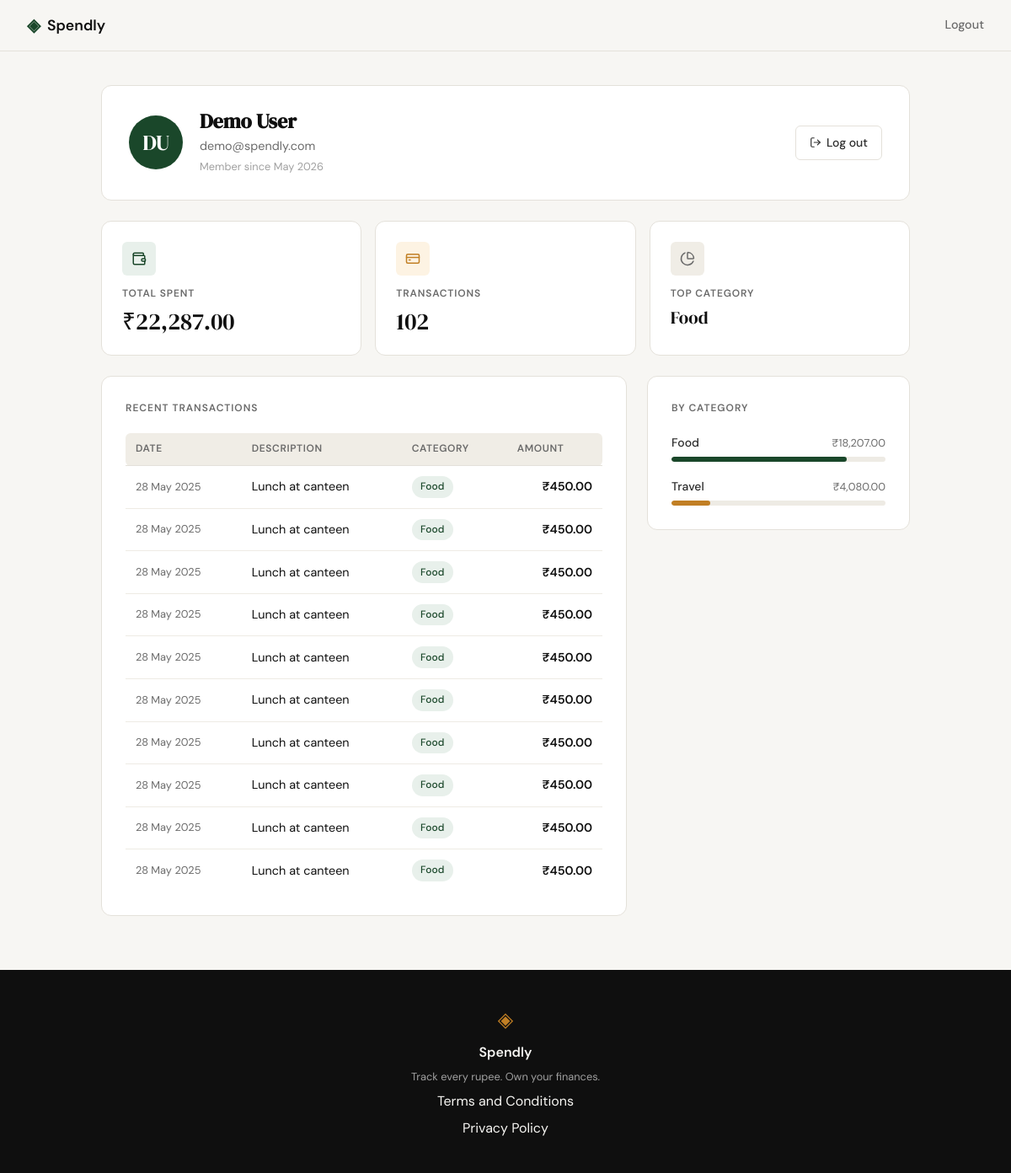
Screenshot of /profile (signed in) with the database file from the repository.
### tables this page shows
CREATE TABLE users (
            id         INTEGER PRIMARY KEY AUTOINCREMENT,
            name       TEXT    NOT NULL,
            email      TEXT    NOT NULL UNIQUE,
            password   TEXT    NOT NULL,
            created_at TEXT    NOT NULL DEFAULT (datetime('now'))
        );

CREATE TABLE categories (
            id   INTEGER PRIMARY KEY AUTOINCREMENT,
            name TEXT    NOT NULL UNIQUE
        );

CREATE TABLE expenses (
            id          INTEGER PRIMARY KEY AUTOINCREMENT,
            user_id     INTEGER NOT NULL,
            category_id INTEGER NOT NULL,
            amount      REAL    NOT NULL CHECK (amount > 0),
            description TEXT,
            date        TEXT    NOT NULL DEFAULT (date('now')),
            created_at  TEXT    NOT NULL DEFAULT (datetime('now')),
            FOREIGN KEY (user_id)     REFERENCES users(id)      ON DELETE CASCADE,
            FOREIGN KEY (category_id) REFERENCES categories(id) ON DELETE RESTRICT
        );

### app.py (the view)
@app.route("/profile")
@login_required
def profile():
    uid = session["user_id"]
    user = queries.get_user_by_id(uid)
    if user is None:
        session.clear()
        return redirect(url_for("login"))
    stats        = queries.get_summary_stats(uid)
    transactions = queries.get_recent_transactions(uid)
    categories   = queries.get_category_breakdown(uid)
    return render_template("profile.html", user=user,
                           stats=stats, transactions=transactions,
                           categories=categories)

### app.py (called while the page is built)
@app.template_filter('inr')
def inr_filter(value):
    return f"₹{value:,.2f}"

def login_required(f):
    @wraps(f)
    def decorated(*args, **kwargs):
        if not session.get("user_id"):
            return redirect(url_for("login"))
        return f(*args, **kwargs)
    return decorated

### database/db.py (called while the page is built)
def get_db():
    conn = sqlite3.connect(_DB_PATH)
    conn.row_factory = sqlite3.Row
    conn.execute("PRAGMA foreign_keys = ON")
    return conn

### database/queries.py (called while the page is built)
def get_user_by_id(user_id):
    conn = db.get_db()
    try:
        row = conn.execute(
            "SELECT name, email, created_at FROM users WHERE id = ?", (user_id,)
        ).fetchone()
    finally:
        conn.close()
    if row is None:
        return None
    try:
        member_since = datetime.strptime(row["created_at"], "%Y-%m-%d %H:%M:%S").strftime("%B %Y")
    except ValueError:
        member_since = row["created_at"][:7]
    return {"name": row["name"], "email": row["email"], "member_since": member_since}

def get_summary_stats(user_id):
    conn = db.get_db()
    try:
        totals = conn.execute(
            "SELECT COALESCE(SUM(e.amount), 0.0) AS total_spent, COUNT(e.id) AS tx_count"
            " FROM expenses e WHERE e.user_id = ?",
            (user_id,),
        ).fetchone()
        top = conn.execute(
            "SELECT c.name FROM expenses e"
            " JOIN categories c ON c.id = e.category_id"
            " WHERE e.user_id = ? GROUP BY c.id ORDER BY SUM(e.amount) DESC LIMIT 1",
            (user_id,),
        ).fetchone()
    finally:
        conn.close()
    return {
        "total_spent": totals["total_spent"],
        "tx_count": totals["tx_count"],
        "top_category": top["name"] if top else "—",
    }

def get_category_breakdown(user_id):
    conn = db.get_db()
    try:
        rows = conn.execute(
            "SELECT c.name, SUM(e.amount) AS total"
            " FROM expenses e JOIN categories c ON c.id = e.category_id"
            " WHERE e.user_id = ? GROUP BY c.id ORDER BY total DESC",
            (user_id,),
        ).fetchall()
    finally:
        conn.close()
    if not rows:
        return []
    grand_total = sum(r["total"] for r in rows)
    int_pcts = [int(r["total"] / grand_total * 100) for r in rows]
    int_pcts[0] += 100 - sum(int_pcts)
    return [
        {"name": r["name"], "total": float(r["total"]), "pct": pct}
        for r, pct in zip(rows, int_pcts)
    ]

### templates/profile.html (shortened to what this page needs)
{% extends "base.html" %}
{% block head %}
<link rel="stylesheet" href="{{ url_for('static', filename='css/profile.css') }}">
{% endblock %}
{% block content %}
<section class="profile-section">
  <div class="profile-container">
    <div class="profile-hero-card">
      <div class="profile-avatar">
        {{ user['name'].split()[0][0] | upper }}{% if user['name'].split() | length > 1 %}{{ user['name'].split()[-1][0] | upper }}{% endif %}
      </div>
      <div class="profile-info">
        <h1 class="profile-name">{{ user['name'] }}</h1>
        <p class="profile-email">{{ user['email'] }}</p>
        <p class="profile-since">Member since {{ user['member_since'] }}</p>
      </div>
      <a href="{{ url_for('logout') }}" class="btn-ghost profile-logout">
        <i data-lucide="log-out" class="btn-icon"></i>
        Log out
      </a>
    </div>
    <div class="stats-row">
      <div class="stat-card">
        <div class="stat-icon">
          <i data-lucide="wallet"></i>
        </div>
        <p class="stat-label">Total Spent</p>
        <p class="stat-value">{{ stats.total_spent | inr }}</p>
      </div>
      <div class="stat-card">
        <div class="stat-icon stat-icon--amber">
          <i data-lucide="credit-card"></i>
        </div>
        <p class="stat-label">Transactions</p>
        <p class="stat-value">{{ stats.tx_count }}</p>
      </div>
      <div class="stat-card">
        <div class="stat-icon stat-icon--neutral">
          <i data-lucide="pie-chart"></i>
        </div>
        <p class="stat-label">Top Category</p>
        <p class="stat-value stat-value--sm">{{ stats.top_category }}</p>
      </div>
    </div>
    <div class="profile-grid">
      <div class="profile-card">
        <h2 class="profile-section-title">Recent Transactions</h2>
        <table class="txn-table">
          <thead>
            <tr>
              <th>Date</th>
              <th>Description</th>
              <th>Category</th>
              <th class="txn-amount-col">Amount</th>
            </tr>
          </thead>
          <tbody>
            {% for txn in transactions %}
            <tr>
              <td class="txn-date">{{ txn.date }}</td>
              <td class="txn-desc">{{ txn.description }}</td>
              <td><span class="badge badge--{{ txn.category | lower }}">{{ txn.category }}</span></td>
              <td class="txn-amount">{{ txn.amount | inr }}</td>
            </tr>
            {% endfor %}
          </tbody>
        </table>
      </div>
      <div class="profile-card">
        <h2 class="profile-section-title">By Category</h2>
        <div class="cat-list">
          {% for cat in categories %}
          <div class="cat-row">
            <div class="cat-row-top">
              <span class="cat-name">{{ cat.name }}</span>
              <span class="cat-total">{{ cat.total | inr }}</span>
            </div>
            <div class="progress-track">
              <div class="progress-fill progress-fill--{{ cat.name | lower }}" style="width: {{ cat.pct }}%"></div>
            </div>
          </div>
          {% endfor %}
        </div>
      </div>
    </div>
  </div>
</section>
{% endblock %}

### static/css/style.css (style rules this page uses)
:root { --ink: #0f0f0f; --ink-soft: #2d2d2d; --ink-muted: #6b6b6b; --ink-faint: #a0a0a0; --paper: #f7f6f3; --paper-warm: #f0ede6; --paper-card: #ffffff; --accent: #1a472a; --accent-light: #e8f0eb; --accent-2: #c17f24; --accent-2-light: #fdf3e3; --danger: #c0392b; --danger-light: #fdecea; --border: #e4e1da; --border-soft: #eeebe4; --font-display: 'DM Serif Display', Georgia, serif; --font-body: 'DM Sans', system-ui, sans-serif; --max-width: 1200px; --auth-width: 440px; --radius-sm: 6px; --radius-md: 12px; --radius-lg: 20px; }
*, *::before, *::after { box-sizing: border-box; margin: 0; padding: 0; }
html { font-size: 16px; scroll-behavior: smooth; }
body { background: var(--paper); color: var(--ink); font-family: var(--font-body); font-size: 1rem; line-height: 1.6; -webkit-font-smoothing: antialiased; }
a { color: inherit; text-decoration: none; }
.btn-ghost { display: inline-block; background: transparent; color: var(--ink-soft); padding: 0.65rem 1.5rem; border-radius: var(--radius-sm); font-size: 0.9rem; font-weight: 500; border: 1px solid var(--border); transition: all 0.2s; text-decoration: none; }

### rows the page displays
users: name "D", name "U", name "Demo User", email "demo@spendly.com"
categories: top_category "Food", name "Food", total|inr "₹18,207.00"
expenses: date "28 May 2025", description "Lunch at canteen", category "Food", amount|inr "₹450.00"
expenses: date "28 May 2025", description "Lunch at canteen", category "Food", amount|inr "₹450.00"
expenses: date "28 May 2025", description "Lunch at canteen", category "Food", amount|inr "₹450.00"
expenses: date "28 May 2025", description "Lunch at canteen", category "Food", amount|inr "₹450.00"
expenses: date "28 May 2025", description "Lunch at canteen", category "Food", amount|inr "₹450.00"
expenses: date "28 May 2025", description "Lunch at canteen", category "Food", amount|inr "₹450.00"
expenses: date "28 May 2025", description "Lunch at canteen", category "Food", amount|inr "₹450.00"
expenses: date "28 May 2025", description "Lunch at canteen", category "Food", amount|inr "₹450.00"
expenses: date "28 May 2025", description "Lunch at canteen", category "Food", amount|inr "₹450.00"
expenses: date "28 May 2025", description "Lunch at canteen", category "Food", amount|inr "₹450.00"
categories: name "Travel", total|inr "₹4,080.00"

### other values shown
{{ user['member_since'] }} "May 2026"
{{ stats.total_spent | inr }} "₹22,287.00"
{{ stats.tx_count }} "102"
